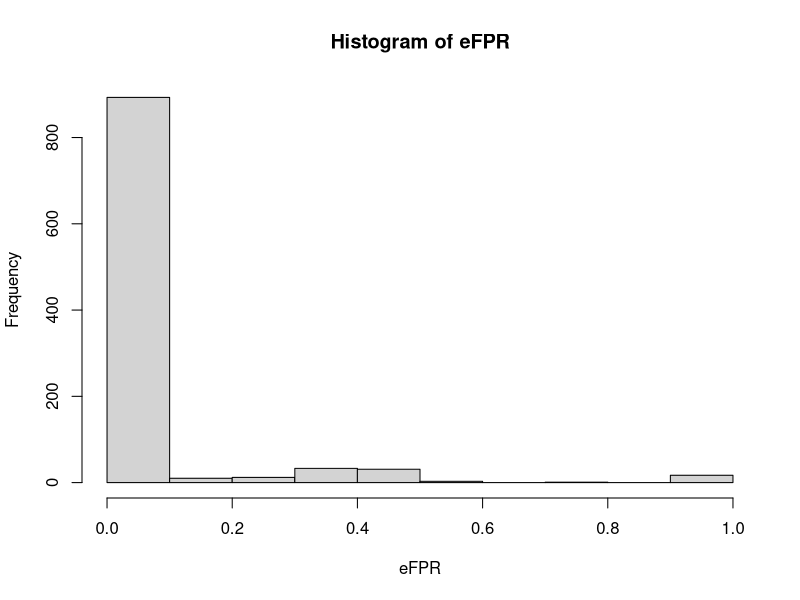

This figure's R source: (Note: a time limit stopped this script after it produced the figure.)
## ---- chunk 1
pval <- replicate(1000, t.test(rnorm(10))$p.value)

## adjustement
fdr <- p.adjust(pval, method="BH")
bfr <- p.adjust(pval, method="bonferroni")

## ---- chunk 2
one.simu <- function(n0=90, n1=10, p=20, 
                     alpha=0.05, meanH1=0.5){
  pval0 <- replicate(n0, t.test(rnorm(p))$p.value)
  pval1 <- replicate(n1, t.test(rnorm(p)+meanH1)$p.value)
  pval <- c(pval0, pval1)
  padj <- p.adjust(pval, method="BH")
  sum(padj[1:n0] <= alpha) / max(1, sum(padj <= alpha))
}

## ---- chunk 3
eFPR <- replicate(10^3, one.simu())
mean(eFPR)


## ---- chunk 4
hist(eFPR)
## ---- chunk 5
res <- lapply(10*1:9, FUN=function(i) 
  replicate(10^3, one.simu(n0=i, n1=100-i)))

mat <- do.call(cbind, res)
colnames(mat) <- paste0("n0=", 10*1:9)

## ---- chunk 6
signif(colMeans(mat), 1)
## ---- chunk 7
boxplot(mat, col=rainbow(9)); 
abline(h=0.05, lty=2, col="red")
